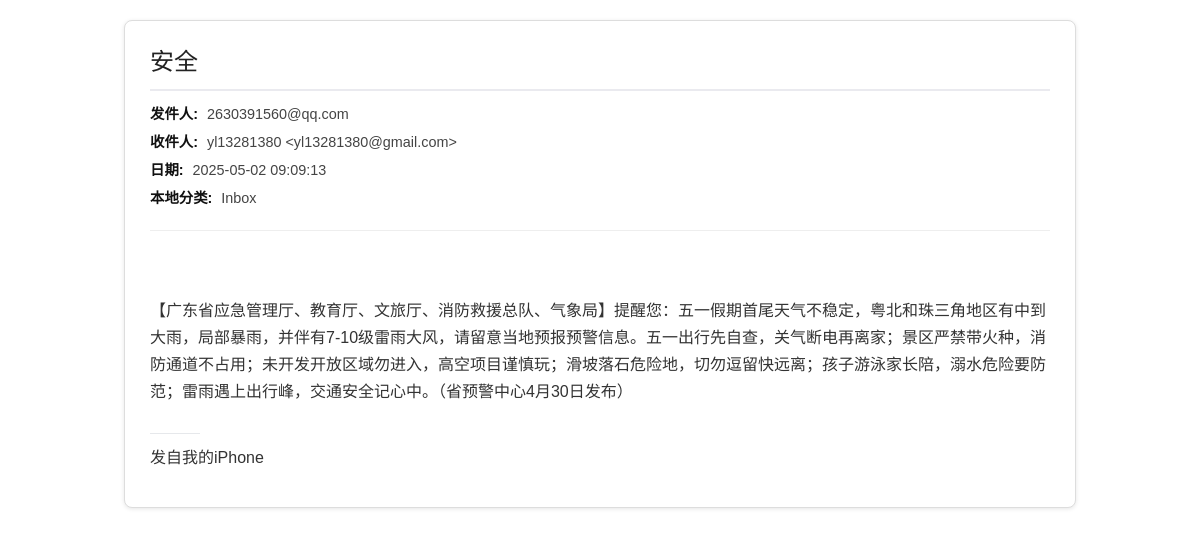
/view_email/1969041da783a15c, run on the app's committed database.
### tables this page shows
CREATE TABLE emails (
                message_id TEXT PRIMARY KEY NOT NULL, -- Gmail 邮件 ID, 非空主键
                thread_id TEXT,                     -- Gmail 线索 ID
                subject TEXT,
                sender TEXT,                        -- 发件人 (From)
                recipient TEXT,                     -- 收件人 (To)
                date_received INTEGER NOT NULL,     -- 接收日期 (Unix 时间戳), 非空
                snippet TEXT,
                body TEXT,                          -- 邮件正文 (HTML 或纯文本)
            
                  body_cleaned TEXT,                  -- 清洗后的纯文本正文 (用于模型)
                labels TEXT,                        -- Gmail 标签 (逗号分隔)
                is_unread INTEGER DEFAULT 1 CHECK(is_unread IN (0, 1)), -- 0 或 1
                custom_rule_result TEXT,            -- 自定义规则结果 ('Filtered', 'Allowed', NULL)
                custom_rule_reason TEXT,            -- 自定义规则原因
                model_prediction TEXT,              -- 模型预测结果 ('垃圾邮件', '正常邮件', NULL)
                model_prob_spam REAL,               -- 模型预测垃圾概率
                model_prob_normal REAL,             -- 模型预测正常概率
                local_category TEXT,                -- 应用内部最终分类 (便于查询)
                last_synced INTEGER NOT NULL        -- 本地最后更新时间戳, 非空
            );

### app.py (the view, shortened to what this page needs)
@app.route('/view_email/<message_id>')
def view_email(message_id):
    print(f"[{time.strftime('%H:%M:%S')}] 请求查看邮件详情 (ID: {message_id}) (从数据库)")
    email_content = None # 初始化为 None
    try:
        start_query = time.time()
        email_content = database.get_email_by_id(message_id)
        end_query = time.time()
        if email_content and not email_content.get('error'):
            print(f"[{time.strftime('%H:%M:%S')}] 数据库查询耗时: {end_query - start_query:.4f} 秒。")
        elif email_content and email_content.get('error'):
            print(f"[{time.strftime('%H:%M:%S')}] 获取邮件详情失败: {email_content.get('error')}")
        else:
            print(f"[{time.strftime('%H:%M:%S')}] 数据库未找到邮件 {message_id} 或返回意外结果。")
            email_content = {'id': message_id, 'error': '在本地数据库中未找到该邮件。可能尚未同步或已被删除。', 'subject':'未找到', 'body':''}
    except Exception as e:
        error_message = f"查询邮件 {message_id} 详情时发生严重错误: {e}"
        print(f"[{time.strftime('%H:%M:%S')}] {error_message}")
        import traceback
        traceback.print_exc()
        email_content = {'id': message_id, 'error': error_message, 'subject':'查询错误', 'body':'查询错误'}
    return render_template('view_email_content.html', email=email_content)

### database.py (called while the page is built)
def get_db_connection():
    try:
        conn = sqlite3.connect(DATABASE_FILE, check_same_thread=False, timeout=10)
        conn.row_factory = sqlite3.Row # 让查询结果可以通过列名访问
        conn.execute("PRAGMA journal_mode=WAL;")
        return conn
    except sqlite3.Error as e:
        print(f"[DB Error] 无法连接到数据库 '{DATABASE_FILE}': {e}")
        return None

### templates/view_email_content.html (shortened to what this page needs)
<!DOCTYPE html>
<html lang="zh-CN">
<head>
    <link rel="stylesheet" href="{{ url_for('static', filename='style.css') }}">
</head>
<body>
    <div class="email-view-container">
        <div class="email-view-header">
            <h2>{{ email.subject | default('(无主题)', true) }}</h2>
            <p><strong>发件人:</strong> {{ email.sender }}</p>
            <p><strong>收件人:</strong> {{ email.recipient | default('未知', true) }}</p>
            <p><strong>日期:</strong> {{ email.date | default('未知', true) }}</p>
             {% if email.local_category %}
             <p><strong>本地分类:</strong> {{ email.local_category }}
             </p>
             {% endif %}
        </div>
        <div class="email-view-body">
            {% if email.body %}
                {{ email.body | safe }}
            {% elif email.error %}
                 <p><i>无法加载邮件内容。</i></p>
            {% else %}
                 <p><i>[邮件正文为空]</i></p>
            {% endif %}
        </div>
    </div>
</body>
</html>

### static/style.css (style rules this page uses)
body { font-family: -apple-system, BlinkMacSystemFont, "Segoe UI", Roboto, "Helvetica Neue", Arial, sans-serif; margin: 0; background-color: #f4f7f6; color: #333; line-height: 1.6; }
h1, h2, h3, h4 { color: #2c3e50; }
h2 { border-bottom: 2px solid #eaeaef; padding-bottom: 12px; margin-top: 35px; margin-bottom: 20px; font-size: 1.6em; font-weight: 500; }

### templates/view_email_content.html (style rules this page uses)
body { background-color: #fff; margin: 0; padding: 0; font-family: sans-serif; }
.email-view-container { max-width: 900px; margin: 20px auto; padding: 25px; border: 1px solid #ddd; background-color: #fff; box-shadow: 0 1px 4px rgba(0,0,0,0.1); border-radius: 8px; }
.email-view-header { border-bottom: 1px solid #eee; padding-bottom: 15px; margin-bottom: 20px; }
.email-view-header h2 { margin: 0 0 12px 0; font-size: 1.5em; color: #222; line-height: 1.3; }
.email-view-header p { margin: 5px 0; color: #444; font-size: 0.9em; }
.email-view-header p strong { color: #111; margin-right: 5px; }
.email-view-body { margin-top: 20px; line-height: 1.7; background-color: #fff; padding: 10px 0; overflow-x: auto; font-size: 1rem; color: #333; }
.email-view-body hr { border: 0; border-top: 1px solid #eee; margin: 20px 0; }

### data on the page
emails: subject "安全", sender "2630391560@qq.com", recipient "yl13281380 <yl13281380@gmail.com>", local_category "Inbox", body "【广东省应急管理厅、教育厅、文旅厅、消防救援总队、气象局】提醒您：五一假期首尾天气不稳定，粤北和珠三角地区有中到大雨，局部暴雨，并伴有7-10级雷雨大风，请留意当地预报预警信息。五一出行先自查，关气断电再离家；景区严禁带火种，消防通道不占用；未开发开放区域勿进入，高空项目谨慎玩；滑坡落石危险地，切勿逗留快远离；孩子游泳家长陪，溺水危险要防范；雷雨遇上出行峰，交通安全记心中。（省预警中心4月30日发布） 发自我的iPhone"

### other printed values
{{ email.date | default('未知', true) }} "2025-05-02 09:09:13"
